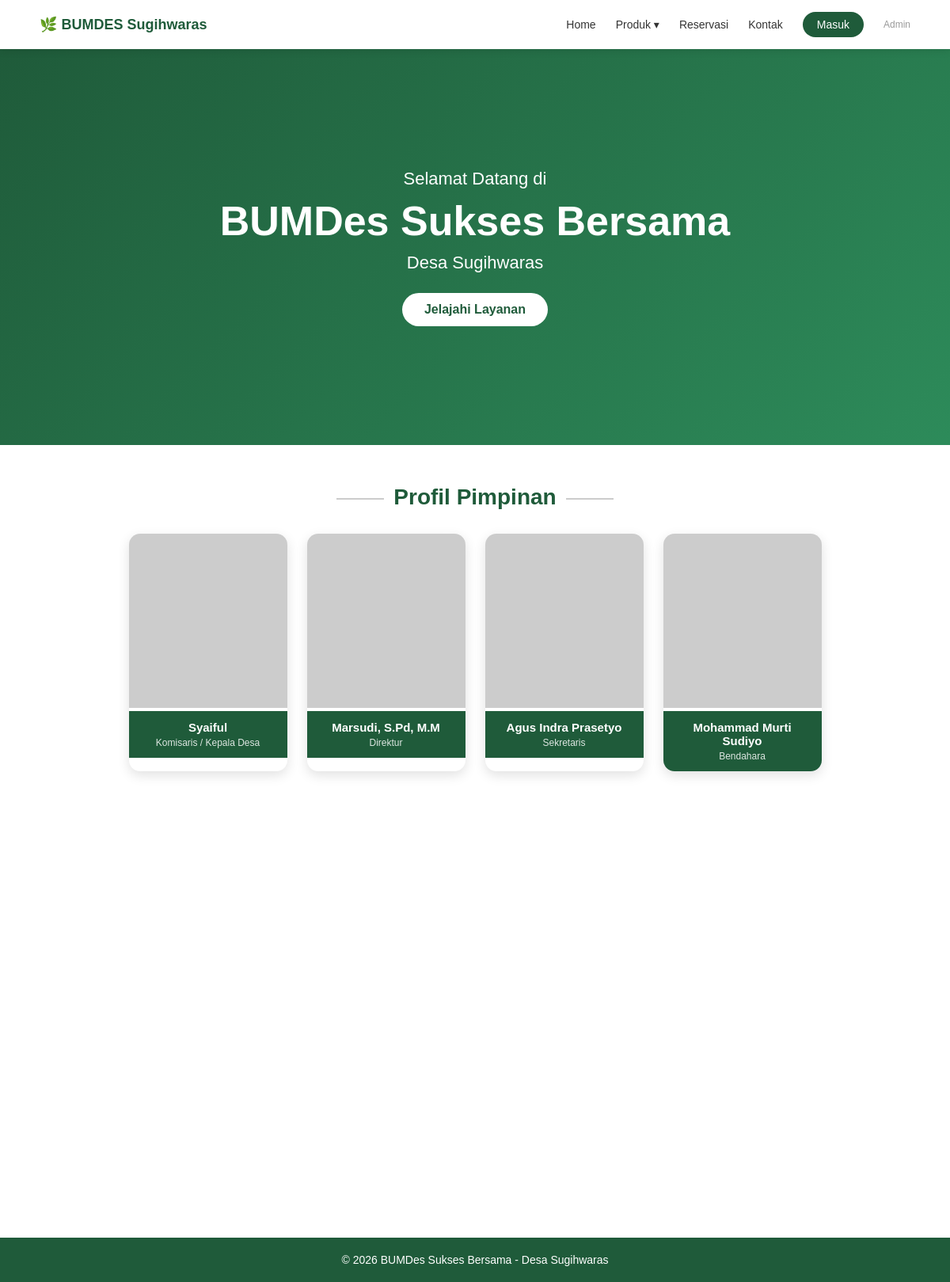
The page / on the database its author committed.
### tables this page shows
CREATE TABLE IF NOT EXISTS pimpinan (
    id INT PRIMARY KEY AUTO_INCREMENT,
    nama VARCHAR(100) NOT NULL,
    posisi VARCHAR(100) NOT NULL,
    foto VARCHAR(255),
    urutan INT DEFAULT 1
);

### config.php (called while the page is built, shortened)
<?php
function user_login() {
    return isset($_SESSION['user_id']);
}
?>

### index.php (the view, shortened to what this page needs)
<?php
require_once 'config.php';
$pimpinan  = $conn->query("SELECT * FROM pimpinan ORDER BY urutan ASC");
?>
<!DOCTYPE html>
<html lang="id">
<head>
    <link rel="stylesheet" href="assets/css/style.css">
</head>
<body>
<nav class="navbar">
    <div class="nav-left">🌿 BUMDES Sugihwaras</div>
    <div class="nav-right" id="navMenu">
        <a href="index.php">Home</a>
        <div class="dropdown">Produk ▾
        </div>
        <a href="reservasi.php">Reservasi</a>
        <a href="#kontak">Kontak</a>
        <?php if (user_login()): ?>
        <div class="dropdown">
            👤 <?= htmlspecialchars(explode(' ', $_SESSION['user_nama'])[0]) ?> ▾
            <div class="dropdown-menu">
                <a href="reservasi.php">📅 Reservasi Saya</a>
                <a href="logout.php">🚪 Logout</a>
            </div>
        </div>
        <?php else: ?>
        <a href="login.php" class="btn-masuk">Masuk</a>
        <?php endif; ?>
        <a href="admin/login.php" style="font-size:12px;color:#999;">Admin</a>
    </div>
</nav>
<section class="hero" id="home">
    <div class="hero-text">
        <p class="hero-kecil">Selamat Datang di</p>
        <h1>BUMDes Sukses Bersama</h1>
        <p class="hero-kecil">Desa Sugihwaras</p>
        <a href="#unit-usaha" class="hero-btn">Jelajahi Layanan</a>
    </div>
</section>
<section class="pimpinan reveal" id="pimpinan">
    <h2 class="section-title">Profil Pimpinan</h2>
    <div class="pimpinan-container">
        <?php while ($p = $pimpinan->fetch_assoc()): ?>
        <div class="card-pimpinan">
            <?php if (!empty($p['foto']) && file_exists($p['foto'])): ?>
                <img src="<?= htmlspecialchars($p['foto']) ?>" alt="<?= htmlspecialchars($p['nama']) ?>">
            <?php else: ?>
                <img src="https://ui-avatars.com/api/?name=<?= urlencode($p['nama']) ?>&background=1f5b3a&color=fff&size=200" alt="<?= htmlspecialchars($p['nama']) ?>">
            <?php endif; ?>
            <div class="card-info">
                <h3><?= htmlspecialchars($p['nama']) ?></h3>
                <p><?= htmlspecialchars($p['posisi']) ?></p>
            </div>
        </div>
        <?php endwhile; ?>
    </div>
</section>
<footer><p>© <?= date('Y') ?> BUMDes Sukses Bersama - Desa Sugihwaras</p></footer>
</body>
</html>

### assets/css/style.css (style rules this page uses)
* { margin: 0; padding: 0; box-sizing: border-box; }
body { font-family: Arial, sans-serif; color: #333; }
html { scroll-behavior: smooth; }
:root { --hijau: #1f5b3a; --hijau-tua: #17452c; --orange: #ff9500; }
.navbar { position: sticky; top: 0; z-index: 1000; display: flex; justify-content: space-between; align-items: center; padding: 15px 50px; background: rgba(255,255,255,0.9); backdrop-filter: blur(10px); box-shadow: 0 2px 10px rgba(0,0,0,0.1); }
.nav-left { display: flex; align-items: center; gap: 10px; font-size: 18px; font-weight: bold; color: var(--hijau); }
.nav-right { display: flex; align-items: center; gap: 25px; }
.nav-right a { text-decoration: none; color: #333; font-size: 14px; font-weight: 500; transition: color 0.3s; }
.dropdown { position: relative; color: #333; font-weight: 500; font-size: 14px; cursor: pointer; }
.btn-masuk { background: var(--hijau); color: white !important; padding: 8px 18px; border-radius: 20px; font-size: 14px; cursor: pointer; transition: background 0.3s; text-decoration: none; }
.hero { width: 100%; height: 500px; background: linear-gradient(135deg, var(--hijau) 0%, #2d8b5a 100%); display: flex; justify-content: center; align-items: center; text-align: center; position: relative; }
.hero-text { color: white; max-width: 700px; padding: 20px; }
.hero-text h1 { font-size: 52px; margin: 10px 0; }
.hero-kecil { font-size: 22px; }
.hero-btn { display: inline-block; margin-top: 25px; padding: 12px 28px; background: white; color: var(--hijau); border-radius: 25px; font-size: 16px; text-decoration: none; font-weight: bold; transition: transform 0.3s, box-shadow 0.3s; }
.section-title { font-size: 28px; color: var(--hijau); text-align: center; margin-bottom: 30px; position: relative; }
.section-title::before, .section-title::after { content: ''; display: inline-block; width: 60px; height: 2px; background: #ccc; vertical-align: middle; margin: 0 12px; }
.pimpinan { padding: 50px 40px; text-align: center; background: #fff; }
.pimpinan-container { display: flex; justify-content: center; gap: 25px; flex-wrap: wrap; margin-top: 20px; }
.card-pimpinan { width: 200px; border-radius: 14px; overflow: hidden; background: white; box-shadow: 0 5px 15px rgba(0,0,0,0.12); transition: transform 0.3s, box-shadow 0.3s; }
.card-pimpinan img { width: 100%; height: 220px; object-fit: cover; }
.card-info { background: var(--hijau); color: white; padding: 12px; }
.card-info h3 { font-size: 15px; margin-bottom: 4px; }
.card-info p { font-size: 12px; opacity: 0.85; }
footer { background: var(--hijau); color: white; text-align: center; padding: 20px; font-size: 14px; }
.reveal { opacity: 0; transform: translateY(25px); transition: 0.6s ease; }
.reveal.active { opacity: 1; transform: translateY(0); }

### rows shown on the page
pimpinan: nama "Syaiful", posisi "Komisaris / Kepala Desa"
pimpinan: nama "Marsudi, S.Pd, M.M", posisi "Direktur"
pimpinan: nama "Agus Indra Prasetyo", posisi "Sekretaris"
pimpinan: nama "Mohammad Murti Sudiyo", posisi "Bendahara"
